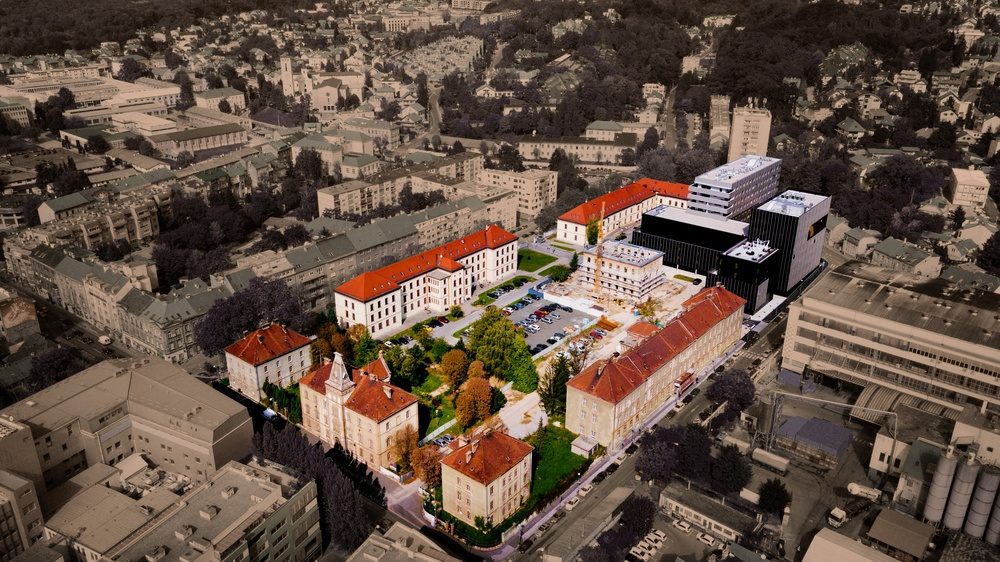
#> input picture 2_USERS/icizm/private/Module_3/04-22_FOTODATOTEKE/Algebra_campus.jpg, 1000 x 562 px, shrunk from 3992 x 2242 before the run
$ python photo_4_rotiranje.py
#> lines starting #> are read from the running program, lines starting #| are printed output that depends on the picture
from PIL import Image

foto_putanja = 'Algebra_campus.jpg'
fotka = Image.open(foto_putanja)
#> fotka is the input picture: PIL image 1000x562 RGB; mean R, G, B 100.1, 81.6, 68.5

#fotografija_trans_TB = fotka.transpose(Image.FLIP_TOP_BOTTOM).show()

#fotografija_trans_LR = fotka.transpose(Image.FLIP_LEFT_RIGHT).show()

#fotografija_trans_R90 = fotka.transpose(Image.ROTATE_90).show()

fotografija_trans_TS = fotka.transpose(Image.TRANSPOSE).show() #clockwise
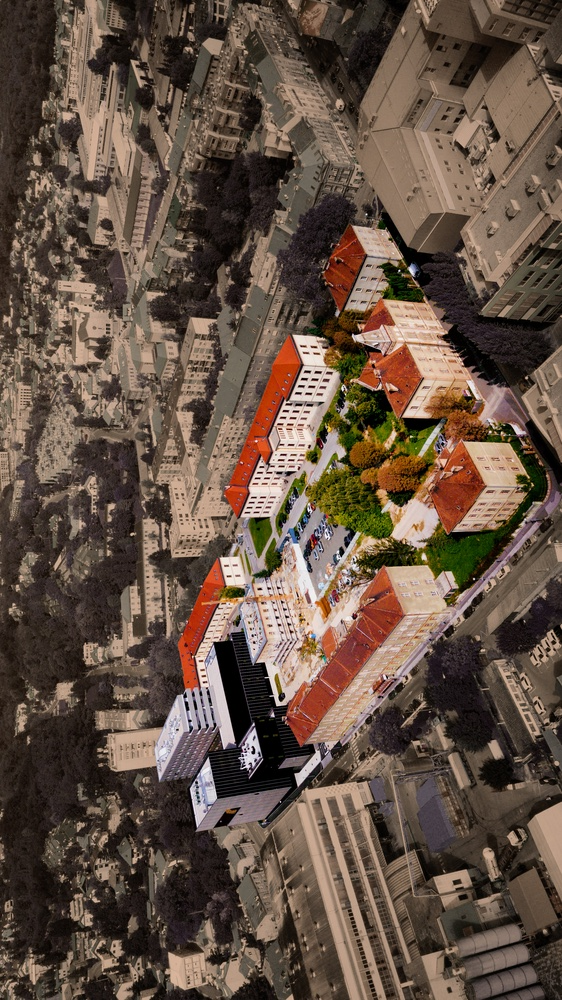
#> shown: PIL image 562x1000 RGB; mean R, G, B 100.1, 81.6, 68.5

fotografija_trans_TV = fotka.transpose(Image.TRANSVERSE).show() #counterclockwise
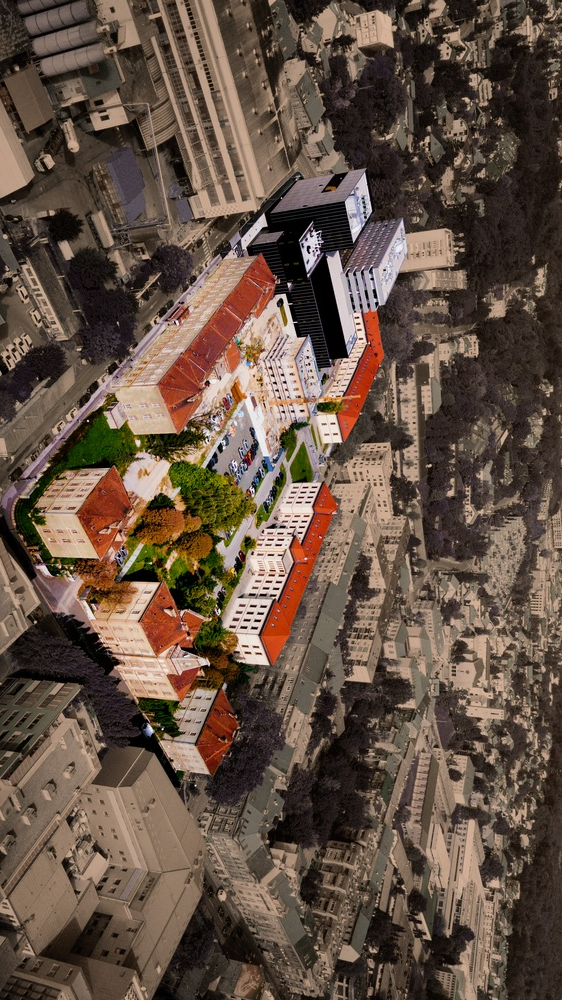
#> shown: PIL image 562x1000 RGB; mean R, G, B 100.1, 81.6, 68.5

#bez.save on će samo prikazati što je napravio sa slikom

fotka.close() # oslobodi datoteku nakon korištenja
